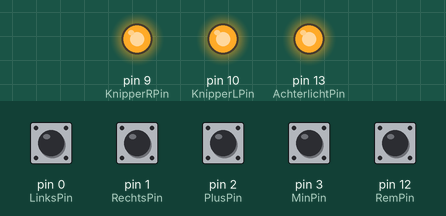
Recording of a sketch running on a simulated Arduino Leonardo, built with avr-gcc and run on an emulated ATmega32U4. Shown: output pins drawn as LEDs (lit = HIGH). The test bench sets the inputs (shaded band); at power-on: pin 0 (LinksPin), pin 1 (RechtsPin), pin 2 (PlusPin), pin 3 (MinPin), pin 12 (RemPin) HIGH.

Above: at 0.1 s.
Timing chart, 0 to 1.6 s (numbered marks = the images above):
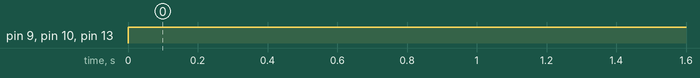

Measured:
- by itself, pin 9 (KnipperRPin), pin 10 (KnipperLPin), pin 13 (AchterlichtPin): LOW → HIGH at 0.00 s

The sketch:

Velomobielverlichting.ino
```cpp
#include "avr/sleep.h"
#include "Streaming.h"

const int       AantalKnippers  = 10;

const byte	StadslichtSterkte	  = 10;		// Stadslicht op 4% van max
const byte      DimlichtVolSterkte        = 255;
const byte      GrootlichtVolSterkte      = 255;
const byte      AchterlichtRemSterkte     = 255;
const byte      AchterlichtNormaalSterkte = 10;
const byte      KnipperSterkte            = 255;

const int	BlinkDuration	= 333;		// 333 ms on/off, 1,5 Hz
const int       DebounceTime    = 50;

/***************************************************************************************************

Pinout Leonardo Nano Pro Mini / LadyAda Atmega32u4 Breakout Board:
3V          5V
E6          ARef
B0          F0-A5
B1          F1-A4
B2          F4-A3
B3          F5-A2
D0-3-P      F6-A1
D1-2        F7-A0
D2-0        C7-13-P
D3-1        C6-5-P
D4-A        B7-11-P
D5          B6-10-AP
D6-12-A     B5-9-AP
D7-8-AP     B4-8-A
GND         GND

***************************************************************************************************/

// ingangen
const byte      MinPin    = 3;
const byte      PlusPin   = 2;
const byte      LinksPin  = 0;
const byte      RechtsPin = 1;
const byte      RemPin    = 12;
const byte      BatSensePin = A5;
// uitgangen
const byte      AchterlichtPin = 13;
const byte      DimlichtPin    = 5;
const byte      GrootlichtPin  = 11;
const byte      KnipperLPin    = 10;
const byte      KnipperRPin    = 9;


// Constanten voor de toestandsmachine
enum { LT_OFF, LT_OFF_PLUS, LT_DIM_MIN, LT_DIM, LT_DIM_PLUS, LT_GROOT_MIN, LT_GROOT };
enum { BL_OFF, BL_ON, BL_PAUSE };

volatile int    Clock, OldClock;

class TDebouncedPin {
  byte    Debounced;
  byte    PinNo;
  int     TimeOfLast;
public:
  TDebouncedPin(byte Pin);
  operator byte() { return Debounced; }
  void debounce(void);
};

TDebouncedPin::TDebouncedPin(byte Pin) {
  PinNo  = Pin;
  pinMode(Pin, INPUT_PULLUP);
  Debounced   = digitalRead(Pin);
}

void TDebouncedPin::debounce(void) {
  char  New = digitalRead(PinNo);
  if (New==Debounced) TimeOfLast=Clock;
  else if (Clock-TimeOfLast > DebounceTime) Debounced=New;
}

TDebouncedPin	Min(MinPin), Plus(PlusPin), Links(LinksPin), Rechts(RechtsPin), Rem(RemPin);

inline void SetAchterlicht(byte Sterkte) {
  analogWrite(AchterlichtPin, Sterkte);
}

inline void SetDimlicht(byte Sterkte) {
  analogWrite(DimlichtPin, Sterkte);
}

inline void SetGrootlicht(byte Sterkte) {
  analogWrite(GrootlichtPin, Sterkte);
}

inline void SetKnipperL(byte Sterkte) {
  analogWrite(KnipperLPin, Sterkte);
}

inline void SetKnipperR(byte Sterkte) {
  analogWrite(KnipperRPin, Sterkte);
}


void HandleKnipper() {
	static int	State, NextTime;
	static char	LKnippers, RKnippers;

	switch (State) {
		case BL_OFF:
			if (Links) {
				LKnippers	= AantalKnippers;
				SetKnipperL(KnipperSterkte);
				NextTime	= Clock+BlinkDuration;
				State		= BL_ON;
			}
			if (Rechts) {
				RKnippers	= AantalKnippers;
				SetKnipperR(KnipperSterkte);
				NextTime	= Clock+BlinkDuration;
				State		= BL_ON;
			}
			break;

		case BL_ON:
			if (Clock-NextTime>=0) {
				NextTime	+=BlinkDuration;
				SetKnipperL(0);
				SetKnipperR(0);
				State		= BL_PAUSE;
				if (LKnippers)	LKnippers--;
				if (RKnippers)	RKnippers--;
			} else {
				if (!LKnippers && Links)	{
					LKnippers	= 2;    // Verklaar dit nog even
					if (!Rechts) RKnippers	= 0;
				}
				if (!RKnippers && Rechts) {
					RKnippers	= 2;
					if (!Links) LKnippers	= 0;
				}
			}
			break;

		case BL_PAUSE:
			if (Clock-NextTime>=0) {
				NextTime	+=BlinkDuration;
				if (!LKnippers && Links)	{
					LKnippers	= 1;
					if (!Rechts) RKnippers	= 0;
				}
				if (!RKnippers && Rechts) {
					RKnippers	= 1;
					if (!Links) LKnippers	= 0;
				}
				if (LKnippers) SetKnipperL(KnipperSterkte);
				if (RKnippers) SetKnipperR(KnipperSterkte);
				State		= LKnippers || RKnippers ? BL_ON : BL_OFF;
			}
			break;

		default:
			SetKnipperL(0);
			SetKnipperR(0);
			State		= BL_OFF;
			break;
	}
}


void HandleLicht() {
	static int State;

	switch (State) {
		case LT_OFF:		// Lichten uit, geen schakelaars
			if (Plus) {
				State	= LT_OFF_PLUS;
			}
			break;

		case LT_OFF_PLUS:
			if (!Plus) {
				State	= LT_DIM;
				SetDimlicht(DimlichtVolSterkte);
			}
			break;

		case LT_DIM_MIN:	// Licht was gedimd, 'Min' wordt ingedrukt
			if (!Min) {
				State	= LT_OFF;
				SetDimlicht(StadslichtSterkte);
			}
			break;

		case LT_DIM:
			if (Min) {
				State	= LT_DIM_MIN;
			}
			if (Plus) {
				State	= LT_DIM_PLUS;
			}
			break;

		case LT_DIM_PLUS:
			if (!Plus) {
				State	= LT_GROOT;
				SetGrootlicht(GrootlichtVolSterkte);
			}
			break;

		case LT_GROOT_MIN:
			if (!Min) {
				State	= LT_DIM;
				SetGrootlicht(0);
			}
			break;

		case LT_GROOT:
			if (Min) {
				State	= LT_GROOT_MIN;
			}
			break;

		default:
			State	= LT_OFF;
			break;
	}
}


void HandleRem() {
	if (Rem) SetAchterlicht(AchterlichtRemSterkte);
	else SetAchterlicht(AchterlichtNormaalSterkte);
}


void SetClockTo2MHz(void) {
  noInterrupts();
  CLKPR  = 128;    // Bereid schrijven naar clock pescaler voor
  CLKPR  = 3;      // Zet clock prescaler op delen door 8 (ipv 1)
  TCCR0B = (TCCR0B & ~7) | 2;  // Timer0 prescaler to 8
  TCCR1B = (TCCR1B & ~7) | 2;  // Timer1 prescaler to 8
  TCCR3B = (TCCR3B & ~7) | 2;  // Timer3 prescaler to 8
  TCCR4B = (TCCR4B & ~15)| 4;  // Timer4 prescaler to 8
  interrupts();
}


void setup(void) {
  SetClockTo2MHz();
}


void loop(void) {
  Clock  = (int)millis();       // we hebben de tijd nodig als int, niet als usigned long
  if (Clock!=OldClock) {        // voer de hoofdroutine 1x per milliseconde uit, en ga daarna weer slapen
    Clock = OldClock;
    Min.debounce();
    Plus.debounce();
    Links.debounce();
    Rechts.debounce();
    Rem.debounce();
    HandleKnipper();
    HandleLicht();
    HandleRem();
  }
  sleep_cpu();
}
```
